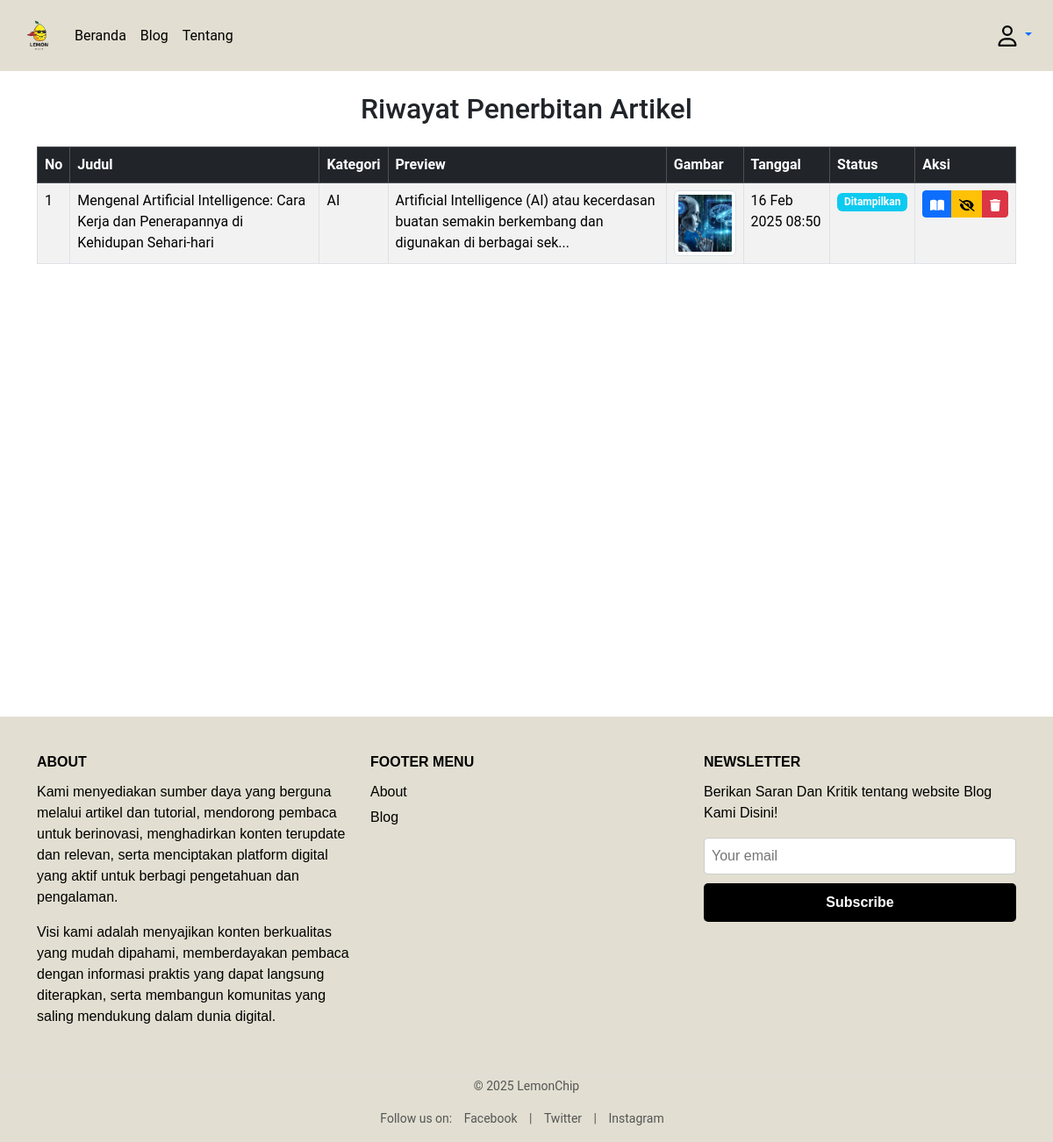
The page /history.php?category=3 (signed in) on the database its author committed.
### tables this page shows
CREATE TABLE `artikel` (
  `id` int NOT NULL,
  `judul` varchar(100) NOT NULL,
  `tanggal` datetime NOT NULL,
  `isi` mediumtext NOT NULL,
  `gambar` varchar(50) NOT NULL,
  `UserId` int DEFAULT NULL,
  `status` varchar(20) NOT NULL,
  `category_id` int DEFAULT NULL,
  `keywords` varchar(255) DEFAULT NULL,
  `is_hidden` tinyint(1) DEFAULT '0'
);

CREATE TABLE `categories` (
  `id` int NOT NULL,
  `name` varchar(50) NOT NULL
);

### functions.php (called while the page is built, shortened)
<?php
$conn = mysqli_connect('localhost', 'root', '', 'kpl');
function query($query)
{
  global $conn;
  $result = mysqli_query($conn, $query);
  $rows = [];
  while ($row = mysqli_fetch_assoc($result)) {
    $rows[] = $row;
  }
  return $rows;
}
?>

### history.php (the view, shortened to what this page needs)
<?php require 'functions.php' ?>
<?php
$userId = $_SESSION['UserId'];
$sort = isset($_GET['sort']) ? $_GET['sort'] : 'newest';
$category = isset($_GET['category']) ? $_GET['category'] : 'all';
$sql = "SELECT artikel.*, categories.name as category_name
        FROM artikel
        LEFT JOIN categories ON artikel.category_id = categories.id
        WHERE artikel.UserId = ?";
if ($category !== 'all') {
    $sql .= " AND artikel.category_id = " . (int) $category;
}
switch ($sort) {
    default:
        $sql .= " ORDER BY artikel.tanggal DESC";
}
$stmt = $conn->prepare($sql);
$stmt->bind_param("i", $userId);
$stmt->execute();
$result = $stmt->get_result();
$categories = query("SELECT * FROM categories ORDER BY name ASC");
?>
<?php require("views/partials/header.php") ?>
<div class="container mt-4">
    <h2 class="text-center mb-4">Riwayat Penerbitan Artikel</h2>
    <div class="table-responsive">
        <table class="table table-striped table-bordered">
            <thead class="table-dark">
                <tr>
                    <th>No</th>
                    <th>Judul</th>
                    <th>Kategori</th>
                    <th>Preview</th>
                    <th>Gambar</th>
                    <th>Tanggal</th>
                    <th>Status</th>
                    <th>Aksi</th>
                </tr>
            </thead>
            <tbody>
                <?php
                $no = 1;
                if ($result->num_rows > 0):
                    while ($row = $result->fetch_assoc()):
                        ?>
                        <tr>
                            <td><?= $no++ ?></td>
                            <td><?= htmlspecialchars($row['judul']) ?></td>
                            <td><?= htmlspecialchars($row['category_name'] ?? 'Tidak Berkategori') ?></td>
                            <td><?= htmlspecialchars(substr($row['isi'], 0, 100)) ?>...</td>
                            <td>
                                <img src="img/<?= htmlspecialchars($row['gambar']) ?>"
                                    alt="<?= htmlspecialchars($row['judul']) ?>"
                                    style="width: 100px; height: 75px; object-fit: cover;" class="img-thumbnail">
                            </td>
                            <td><?= date('d M Y H:i', strtotime($row['tanggal'])) ?></td>
                            <td>
                                <span class="badge <?= $row['is_hidden'] ? 'bg-danger' : 'bg-info' ?>">
                                    <?= $row['is_hidden'] ? 'Disembunyikan' : 'Ditampilkan' ?>
                                </span>
                            </td>
                            <td>
                                <div class="btn-group">
                                    <a href="detail.php?id=<?= $row['id'] ?>" class="btn btn-sm btn-primary"
                                        title="Lihat Detail">
                                    </a>
                                    <?php if (!$row['is_hidden']): ?>
                                        <a href="updateStatus.php?action=hide&id=<?= $row['id'] ?>" class="btn btn-sm btn-warning"
                                            title="Sembunyikan Artikel"
                                            onclick="return confirm('Yakin ingin menyembunyikan artikel ini?')">
                                        </a>
                                    <?php endif; ?>
                                    <button type="button" class="btn btn-sm btn-danger" data-bs-toggle="modal"
                                        data-bs-target="#deleteModal<?= $row['id'] ?>" title="Hapus Artikel">
                                    </button>
                                </div>
                            </td>
                        </tr>
                        <?php
                    endwhile;
                else:
                    ?>
                    <tr>
                        <td colspan="9" class="text-center">Tidak ada riwayat penerbitan.</td>
                    </tr>
                <?php endif; ?>
            </tbody>
        </table>
    </div>
</div>
<?php require("views/partials/footer.php") ?>

### views/partials/header.php (style rules this page uses)
body { font-family: 'Roboto', sans-serif; min-height: 100vh; display: flex; flex-direction: column; }
.container { flex: 1; }

### rows shown on the page
artikel: judul "Mengenal Artificial Intelligence: Cara Kerja dan Penerapannya di Kehidupan Sehari-hari", category.name "AI", isi "Artificial Intelligence (AI) atau kecerdasan buatan semakin berkembang dan digunakan di berbagai sek", gambar (picture), tanggal "16 Feb 2025 08:50", is_hidden "Ditampilkan"
